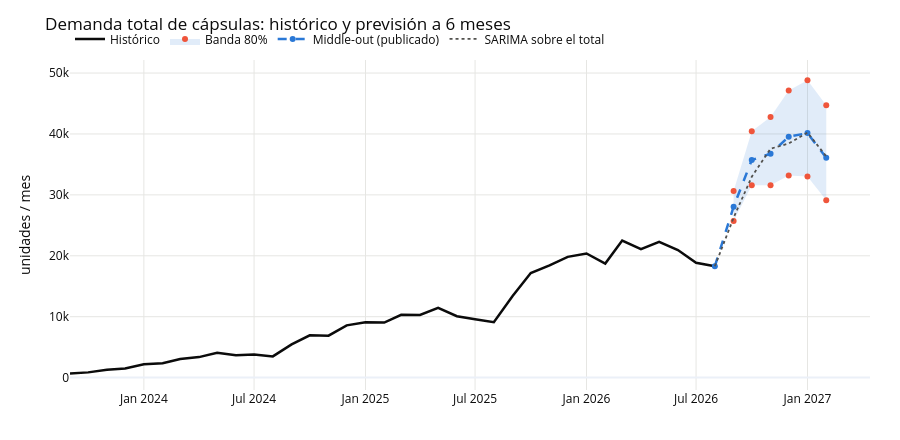
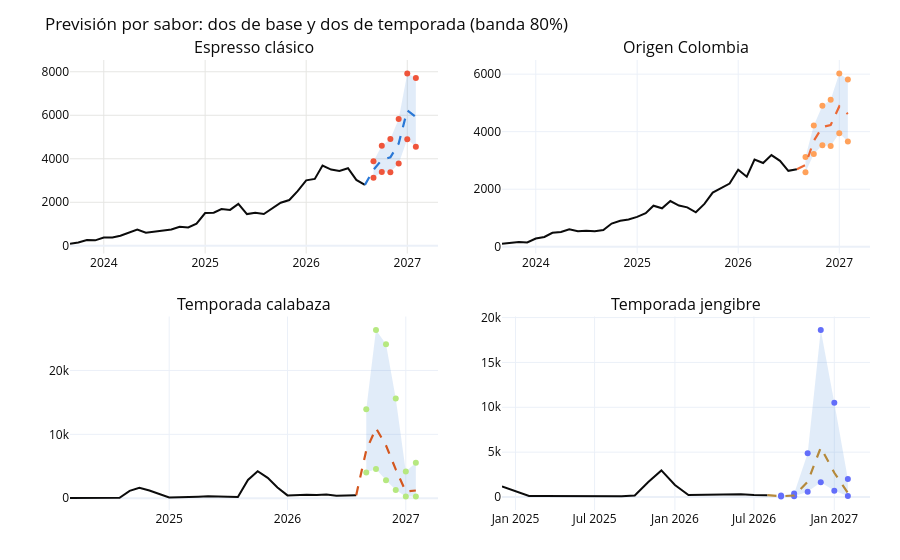

Notebook code cell kept with these figures, in order:
### Markdown cell above
En las diez series de base y en el total el factor de corrección se mueve entre 0,83 y 1,07: un
ajuste fino sobre un sesgo real y pequeño, que es para lo que se diseñó. En las dos de temporada pide
**multiplicar por más de dos**: 2,22 en Calabaza a un mes vista, y entre 1,96 y 2,12 en Jengibre a lo
largo de todo el horizonte.

Ese factor no mide un sesgo, es un artefacto de mezclar niveles incomparables. El sesgo relativo medio
sólo significa algo cuando los puntos que se promedian están en una escala parecida; en un SKU cuya
demanda oscila doce a uno, un error de 200 unidades en octubre y otro de 200 en enero dan errores
relativos que se diferencian en un orden de magnitud, y la media queda dominada por los meses de
valle. Aplicar ese factor subiría la previsión de Calabaza para septiembre de 7.500 a 16.700
unidades, casi seis veces lo que vendió el septiembre anterior.

Hay además un problema propio de Jengibre que ningún reescalado arregla: **su backtesting evalúa un
modelo peor del que se publica**. Cada pliegue entrena con 13 a 15 meses de histórico, mientras que
la previsión publicada tiene 21. El ×2,1 que pide es el sesgo del modelo de hace un año, no el del
que se está usando.

Así que el punto publicado es el del modelo, **sin corregir** —lo que además mantiene intacta la
coherencia entre las partes y el total— y el trabajo de absorber ese sesgo se le pasa a la banda: la
dispersión se mide **sin centrar** (error cuadrático medio del logaritmo del cociente, no desviación
típica alrededor de la media) y en escala logarítmica, que es la escala en la que está modelada la
serie y la única en la que una banda multiplicativa no puede bajar de cero.

### Code cell
from scipy.stats import norm

def log_band(result, level=INTERVAL_LEVEL):
    """
    Banda multiplicativa a partir de los errores walk-forward, en escala logarítmica.

    Dos diferencias con ts.empirical_interval, las dos deliberadas:
      - no se centra: s(h) sale del error cuadrático medio de log(y_pred / y_true) y no de su
        desviación típica, así que un modelo sesgado se paga con una banda más ancha en vez de
        con un reescalado del punto que en las series estacionales no es estimable;
      - se trabaja en logaritmos, que es como está modelada la serie y evita bandas negativas.

    La forma s(h) = a·raíz(h) es la misma de las páginas 2 y 3: agrupa los errores de todos los
    horizontes en vez de estimar seis desviaciones típicas con cinco puntos cada una.
    """
    pred = result.predictions
    log_error = np.log(pred.y_pred.to_numpy() / pred.y_true.to_numpy())
    a_squared = float(np.mean(log_error ** 2 / pred.h.to_numpy()))
    z = float(norm.ppf(0.5 + level / 2))
    sigma = np.sqrt(a_squared * horizons)
    return pd.DataFrame({"s_log": sigma,
                         "lower_factor": np.exp(-z * sigma),
                         "upper_factor": np.exp(z * sigma)}, index=horizons)

def with_band(point, result):
    band = log_band(result)
    return band, pd.DataFrame({"yhat": point,
                               "yhat_lower": point * band.lower_factor.to_numpy(),
                               "yhat_upper": point * band.upper_factor.to_numpy()},
                              index=future_months)

bands, flavor_forecast = {}, {}
for flavor in FLAVORS:
    bands[flavor], flavor_forecast[flavor] = with_band(
        published_parts[flavor], flavor_backtests[flavor]["middle_out_grupos"])
total_band, final_total = with_band(sum(published_parts.values()),
                                    total_backtests["middle_out_grupos"])
sarima_total = sarima_forecast(total_demand, FORECAST_HORIZON)

width = pd.DataFrame({**{FLAVOR_LABEL[f]: bands[f].upper_factor / bands[f].lower_factor
                         for f in FLAVORS},
                      "TOTAL": total_band.upper_factor / total_band.lower_factor})
print("Anchura de la banda 80%, como cociente extremo superior / extremo inferior:")
print(width.T.round(2).to_string())
print()
print("¿las partes suman el total?",
      bool(np.allclose(sum(f.yhat for f in flavor_forecast.values()).to_numpy(),
                       final_total.yhat.to_numpy())))
print()
summary_fc = pd.DataFrame({FLAVOR_LABEL[f]: flavor_forecast[f].yhat for f in FLAVORS},
                          index=future_months.strftime("%Y-%m"))
print("Previsión de unidades por sabor:")
print(summary_fc.round(0).T.to_string())
print()
print(f"total 6 meses: {final_total.yhat.sum():,.0f} unidades "
      f"[{final_total.yhat_lower.sum():,.0f} – {final_total.yhat_upper.sum():,.0f}]")

fig = go.Figure()
fig.add_trace(go.Scatter(x=total_demand.index, y=total_demand.to_numpy(), name="Histórico",
                         mode="lines", line=dict(color=C_INK, width=2.5)))
fig.add_trace(go.Scatter(x=[*future_months, *future_months[::-1]],
                         y=[*final_total.yhat_upper, *final_total.yhat_lower[::-1]],
                         fill="toself", fillcolor="rgba(42,120,214,0.14)", line=dict(width=0),
                         name="Banda 80%", hoverinfo="skip"))
fig.add_trace(go.Scatter(x=[total_demand.index[-1], *future_months],
                         y=[float(total_demand.iloc[-1]), *final_total.yhat],
                         name="Middle-out (publicado)", mode="lines+markers",
                         line=dict(color=C_BLUE, width=2.5, dash="dash")))
fig.add_trace(go.Scatter(x=[total_demand.index[-1], *future_months],
                         y=[float(total_demand.iloc[-1]), *sarima_total.yhat],
                         name="SARIMA sobre el total", mode="lines",
                         line=dict(color=C_MUTED, width=1.8, dash="dot")))
fig.update_layout(**{**PLOT_LAYOUT, "height": 440},
                  title="Demanda total de cápsulas: histórico y previsión a 6 meses",
                  yaxis_title="unidades / mes")
fig.show()

SHOWCASE = ("classic_espresso", "origin_colombia", "seasonal_pumpkin", "seasonal_gingerbread")
fig = make_subplots(rows=2, cols=2, vertical_spacing=0.14, horizontal_spacing=0.08,
                    subplot_titles=[FLAVOR_LABEL[f] for f in SHOWCASE])
for k, flavor in enumerate(SHOWCASE):
    r, c = divmod(k, 2)
    fc = flavor_forecast[flavor]
    hist = monthly[flavor][monthly[flavor] > 0]
    fig.add_trace(go.Scatter(x=hist.index, y=hist.to_numpy(), mode="lines",
                             line=dict(color=C_INK, width=2), showlegend=False), row=r + 1, col=c + 1)
    fig.add_trace(go.Scatter(x=[*fc.index, *fc.index[::-1]],
                             y=[*fc.yhat_upper, *fc.yhat_lower[::-1]], fill="toself",
                             fillcolor="rgba(42,120,214,0.14)", line=dict(width=0),
                             showlegend=False, hoverinfo="skip"), row=r + 1, col=c + 1)
    fig.add_trace(go.Scatter(x=[hist.index[-1], *fc.index], y=[float(hist.iloc[-1]), *fc.yhat],
                             mode="lines", line=dict(color=FLAVOR_COLOR[flavor], width=2.2,
                                                     dash="dash"),
                             showlegend=False), row=r + 1, col=c + 1)
fig.update_layout(**{**PLOT_LAYOUT, "height": 560, "hovermode": "closest"},
                  title="Previsión por sabor: dos de base y dos de temporada (banda 80%)")
fig.show()

### Figure 1 — Plotly figure (JSON) as saved in the notebook; plotly's stock layout.template omitted (floating-point values rounded to 4 significant figures)
{"data": [{"line": {"color": "#0b0b0b", "width": 2.5}, "mode": "lines", "name": "Histórico", "type": "scatter", "x": ["2023-09-01T00:00:00.000000", "2023-10-01T00:00:00.000000", "2023-11-01T00:00:00.000000", "2023-12-01T00:00:00.000000", "2024-01-01T00:00:00.000000", "2024-02-01T00:00:00.000000", "2024-03-01T00:00:00.000000", "2024-04-01T00:00:00.000000", "2024-05-01T00:00:00.000000", "2024-06-01T00:00:00.000000", "2024-07-01T00:00:00.000000", "2024-08-01T00:00:00.000000", "2024-09-01T00:00:00.000000", "2024-10-01T00:00:00.000000", "2024-11-01T00:00:00.000000", "2024-12-01T00:00:00.000000", "2025-01-01T00:00:00.000000", "2025-02-01T00:00:00.000000", "2025-03-01T00:00:00.000000", "2025-04-01T00:00:00.000000", "2025-05-01T00:00:00.000000", "2025-06-01T00:00:00.000000", "2025-07-01T00:00:00.000000", "2025-08-01T00:00:00.000000", "2025-09-01T00:00:00.000000", "2025-10-01T00:00:00.000000", "2025-11-01T00:00:00.000000", "2025-12-01T00:00:00.000000", "2026-01-01T00:00:00.000000", "2026-02-01T00:00:00.000000", "2026-03-01T00:00:00.000000", "2026-04-01T00:00:00.000000", "2026-05-01T00:00:00.000000", "2026-06-01T00:00:00.000000", "2026-07-01T00:00:00.000000", "2026-08-01T00:00:00.000000"], "y": [677.0, 861.0, 1296.0, 1502.0, 2179.0, 2348.0, 3059.0, 3369.0, 4095.0, 3676.0, 3813.0, 3485.0, 5458.0, 6937.0, 6882.0, 8576.0, 9082.0, 9040.0, 10310.0, 10300.0, 11440.0, 10090.0, 9581.0, 9112.0, 13380.0, 17170.0, 18420.0, 19830.0, 20380.0, 18730.0, 22510.0, 21080.0, 22300.0, 20950.0, 18860.0, 18280.0]}, {"fill": "toself", "fillcolor": "rgba(42,120,214,0.14)", "hoverinfo": "skip", "line": {"width": 0}, "name": "Banda 80%", "type": "scatter", "x": ["2026-09-01T00:00:00", "2026-10-01T00:00:00", "2026-11-01T00:00:00", "2026-12-01T00:00:00", "2027-01-01T00:00:00", "2027-02-01T00:00:00", "2027-02-01T00:00:00", "2027-01-01T00:00:00", "2026-12-01T00:00:00", "2026-11-01T00:00:00", "2026-10-01T00:00:00", "2026-09-01T00:00:00"], "y": [30630.0, 40430.0, 42770.0, 47120.0, 48820.0, 44700.0, 29110.0, 33000.0, 33200.0, 31580.0, 31560.0, 25710.0]}, {"line": {"color": "#2a78d6", "dash": "dash", "width": 2.5}, "mode": "lines+markers", "name": "Middle-out (publicado)", "type": "scatter", "x": ["2026-08-01T00:00:00", "2026-09-01T00:00:00", "2026-10-01T00:00:00", "2026-11-01T00:00:00", "2026-12-01T00:00:00", "2027-01-01T00:00:00", "2027-02-01T00:00:00"], "y": [18280.0, 28060.0, 35720.0, 36760.0, 39550.0, 40140.0, 36080.0]}, {"line": {"color": "#52514e", "dash": "dot", "width": 1.8}, "mode": "lines", "name": "SARIMA sobre el total", "type": "scatter", "x": ["2026-08-01T00:00:00", "2026-09-01T00:00:00", "2026-10-01T00:00:00", "2026-11-01T00:00:00", "2026-12-01T00:00:00", "2027-01-01T00:00:00", "2027-02-01T00:00:00"], "y": [18280.0, 26250.0, 32990.0, 37580.0, 38440.0, 40230.0, 36330.0]}], "layout": {"font": {"color": "#0b0b0b", "size": 12}, "height": 440, "hovermode": "x unified", "legend": {"orientation": "h", "x": 0, "y": 1.02, "yanchor": "bottom"}, "margin": {"b": 50, "l": 70, "r": 30, "t": 60}, "title": {"text": "Demanda total de cápsulas: histórico y previsión a 6 meses"}, "xaxis": {"gridcolor": "#e6e6e3"}, "yaxis": {"gridcolor": "#e6e6e3", "title": {"text": "unidades / mes"}}}}

### Figure 2 — Plotly figure (JSON) as saved in the notebook; plotly's stock layout.template omitted (floating-point values rounded to 4 significant figures)
{"data": [{"line": {"color": "#0b0b0b", "width": 2}, "mode": "lines", "showlegend": false, "type": "scatter", "x": ["2023-09-01T00:00:00.000000", "2023-10-01T00:00:00.000000", "2023-11-01T00:00:00.000000", "2023-12-01T00:00:00.000000", "2024-01-01T00:00:00.000000", "2024-02-01T00:00:00.000000", "2024-03-01T00:00:00.000000", "2024-04-01T00:00:00.000000", "2024-05-01T00:00:00.000000", "2024-06-01T00:00:00.000000", "2024-07-01T00:00:00.000000", "2024-08-01T00:00:00.000000", "2024-09-01T00:00:00.000000", "2024-10-01T00:00:00.000000", "2024-11-01T00:00:00.000000", "2024-12-01T00:00:00.000000", "2025-01-01T00:00:00.000000", "2025-02-01T00:00:00.000000", "2025-03-01T00:00:00.000000", "2025-04-01T00:00:00.000000", "2025-05-01T00:00:00.000000", "2025-06-01T00:00:00.000000", "2025-07-01T00:00:00.000000", "2025-08-01T00:00:00.000000", "2025-09-01T00:00:00.000000", "2025-10-01T00:00:00.000000", "2025-11-01T00:00:00.000000", "2025-12-01T00:00:00.000000", "2026-01-01T00:00:00.000000", "2026-02-01T00:00:00.000000", "2026-03-01T00:00:00.000000", "2026-04-01T00:00:00.000000", "2026-05-01T00:00:00.000000", "2026-06-01T00:00:00.000000", "2026-07-01T00:00:00.000000", "2026-08-01T00:00:00.000000"], "xaxis": "x", "y": [91.0, 156.0, 265.0, 251.0, 378.0, 383.0, 461.0, 622.0, 747.0, 604.0, 650.0, 668.0, 747.0, 879.0, 841.0, 1019.0, 1505.0, 1522.0, 1692.0, 1651.0, 1926.0, 1458.0, 1522.0, 1463.0, 1745.0, 1982.0, 2105.0, 2509.0, 3009.0, 3076.0, 3691.0, 3504.0, 3436.0, 3563.0, 3027.0, 2802.0], "yaxis": "y"}, {"fill": "toself", "fillcolor": "rgba(42,120,214,0.14)", "hoverinfo": "skip", "line": {"width": 0}, "showlegend": false, "type": "scatter", "x": ["2026-09-01T00:00:00", "2026-10-01T00:00:00", "2026-11-01T00:00:00", "2026-12-01T00:00:00", "2027-01-01T00:00:00", "2027-02-01T00:00:00", "2027-02-01T00:00:00", "2027-01-01T00:00:00", "2026-12-01T00:00:00", "2026-11-01T00:00:00", "2026-10-01T00:00:00", "2026-09-01T00:00:00"], "xaxis": "x", "y": [3886.0, 4600.0, 4906.0, 5826.0, 7923.0, 7713.0, 4549.0, 4893.0, 3786.0, 3377.0, 3392.0, 3132.0], "yaxis": "y"}, {"line": {"color": "#2a78d6", "dash": "dash", "width": 2.2}, "mode": "lines", "showlegend": false, "type": "scatter", "x": ["2026-08-01T00:00:00", "2026-09-01T00:00:00", "2026-10-01T00:00:00", "2026-11-01T00:00:00", "2026-12-01T00:00:00", "2027-01-01T00:00:00", "2027-02-01T00:00:00"], "xaxis": "x", "y": [2802.0, 3489.0, 3950.0, 4070.0, 4696.0, 6227.0, 5924.0], "yaxis": "y"}, {"line": {"color": "#0b0b0b", "width": 2}, "mode": "lines", "showlegend": false, "type": "scatter", "x": ["2023-09-01T00:00:00.000000", "2023-10-01T00:00:00.000000", "2023-11-01T00:00:00.000000", "2023-12-01T00:00:00.000000", "2024-01-01T00:00:00.000000", "2024-02-01T00:00:00.000000", "2024-03-01T00:00:00.000000", "2024-04-01T00:00:00.000000", "2024-05-01T00:00:00.000000", "2024-06-01T00:00:00.000000", "2024-07-01T00:00:00.000000", "2024-08-01T00:00:00.000000", "2024-09-01T00:00:00.000000", "2024-10-01T00:00:00.000000", "2024-11-01T00:00:00.000000", "2024-12-01T00:00:00.000000", "2025-01-01T00:00:00.000000", "2025-02-01T00:00:00.000000", "2025-03-01T00:00:00.000000", "2025-04-01T00:00:00.000000", "2025-05-01T00:00:00.000000", "2025-06-01T00:00:00.000000", "2025-07-01T00:00:00.000000", "2025-08-01T00:00:00.000000", "2025-09-01T00:00:00.000000", "2025-10-01T00:00:00.000000", "2025-11-01T00:00:00.000000", "2025-12-01T00:00:00.000000", "2026-01-01T00:00:00.000000", "2026-02-01T00:00:00.000000", "2026-03-01T00:00:00.000000", "2026-04-01T00:00:00.000000", "2026-05-01T00:00:00.000000", "2026-06-01T00:00:00.000000", "2026-07-01T00:00:00.000000", "2026-08-01T00:00:00.000000"], "xaxis": "x2", "y": [101.0, 126.0, 161.0, 150.0, 287.0, 339.0, 484.0, 512.0, 606.0, 539.0, 556.2, 540.0, 580.0, 806.0, 903.0, 947.0, 1036.0, 1167.0, 1426.0, 1336.0, 1590.0, 1430.0, 1370.0, 1197.0, 1490.0, 1883.0, 2046.0, 2197.0, 2676.0, 2433.0, 3034.0, 2910.0, 3186.0, 2987.0, 2640.0, 2697.0], "yaxis": "y2"}, {"fill": "toself", "fillcolor": "rgba(42,120,214,0.14)", "hoverinfo": "skip", "line": {"width": 0}, "showlegend": false, "type": "scatter", "x": ["2026-09-01T00:00:00", "2026-10-01T00:00:00", "2026-11-01T00:00:00", "2026-12-01T00:00:00", "2027-01-01T00:00:00", "2027-02-01T00:00:00", "2027-02-01T00:00:00", "2027-01-01T00:00:00", "2026-12-01T00:00:00", "2026-11-01T00:00:00", "2026-10-01T00:00:00", "2026-09-01T00:00:00"], "xaxis": "x2", "y": [3123.0, 4212.0, 4898.0, 5114.0, 6026.0, 5814.0, 3660.0, 3949.0, 3505.0, 3531.0, 3224.0, 2585.0], "yaxis": "y2"}, {"line": {"color": "#eb6834", "dash": "dash", "width": 2.2}, "mode": "lines", "showlegend": false, "type": "scatter", "x": ["2026-08-01T00:00:00", "2026-09-01T00:00:00", "2026-10-01T00:00:00", "2026-11-01T00:00:00", "2026-12-01T00:00:00", "2027-01-01T00:00:00", "2027-02-01T00:00:00"], "xaxis": "x2", "y": [2697.0, 2841.0, 3685.0, 4159.0, 4233.0, 4878.0, 4613.0], "yaxis": "y2"}, {"line": {"color": "#0b0b0b", "width": 2}, "mode": "lines", "showlegend": false, "type": "scatter", "x": ["2024-03-01T00:00:00.000000", "2024-04-01T00:00:00.000000", "2024-05-01T00:00:00.000000", "2024-06-01T00:00:00.000000", "2024-07-01T00:00:00.000000", "2024-08-01T00:00:00.000000", "2024-09-01T00:00:00.000000", "2024-10-01T00:00:00.000000", "2024-11-01T00:00:00.000000", "2024-12-01T00:00:00.000000", "2025-01-01T00:00:00.000000", "2025-02-01T00:00:00.000000", "2025-03-01T00:00:00.000000", "2025-04-01T00:00:00.000000", "2025-05-01T00:00:00.000000", "2025-06-01T00:00:00.000000", "2025-07-01T00:00:00.000000", "2025-08-01T00:00:00.000000", "2025-09-01T00:00:00.000000", "2025-10-01T00:00:00.000000", "2025-11-01T00:00:00.000000", "2025-12-01T00:00:00.000000", "2026-01-01T00:00:00.000000", "2026-02-01T00:00:00.000000", "2026-03-01T00:00:00.000000", "2026-04-01T00:00:00.000000", "2026-05-01T00:00:00.000000", "2026-06-01T00:00:00.000000", "2026-07-01T00:00:00.000000", "2026-08-01T00:00:00.000000"], "xaxis": "x3", "y": [32.0, 60.0, 97.0, 92.0, 56.0, 80.0, 1156.0, 1650.0, 1213.0, 730.0, 117.0, 148.0, 244.0, 248.0, 308.0, 238.0, 250.0, 198.0, 2863.0, 4222.0, 3198.0, 1698.0, 450.0, 503.6, 558.3, 493.0, 569.0, 412.0, 431.0, 488.0], "yaxis": "y3"}, {"fill": "toself", "fillcolor": "rgba(42,120,214,0.14)", "hoverinfo": "skip", "line": {"width": 0}, "showlegend": false, "type": "scatter", "x": ["2026-09-01T00:00:00", "2026-10-01T00:00:00", "2026-11-01T00:00:00", "2026-12-01T00:00:00", "2027-01-01T00:00:00", "2027-02-01T00:00:00", "2027-02-01T00:00:00", "2027-01-01T00:00:00", "2026-12-01T00:00:00", "2026-11-01T00:00:00", "2026-10-01T00:00:00", "2026-09-01T00:00:00"], "xaxis": "x3", "y": [13940.0, 26340.0, 24100.0, 15600.0, 4204.0, 5541.0, 266.9, 263.7, 1311.0, 2822.0, 4571.0, 4040.0], "yaxis": "y3"}, {"line": {"color": "#d4571f", "dash": "dash", "width": 2.2}, "mode": "lines", "showlegend": false, "type": "scatter", "x": ["2026-08-01T00:00:00", "2026-09-01T00:00:00", "2026-10-01T00:00:00", "2026-11-01T00:00:00", "2026-12-01T00:00:00", "2027-01-01T00:00:00", "2027-02-01T00:00:00"], "xaxis": "x3", "y": [488.0, 7504.0, 10970.0, 8248.0, 4523.0, 1053.0, 1216.0], "yaxis": "y3"}, {"line": {"color": "#0b0b0b", "width": 2}, "mode": "lines", "showlegend": false, "type": "scatter", "x": ["2024-12-01T00:00:00.000000", "2025-01-01T00:00:00.000000", "2025-02-01T00:00:00.000000", "2025-03-01T00:00:00.000000", "2025-04-01T00:00:00.000000", "2025-05-01T00:00:00.000000", "2025-06-01T00:00:00.000000", "2025-07-01T00:00:00.000000", "2025-08-01T00:00:00.000000", "2025-09-01T00:00:00.000000", "2025-10-01T00:00:00.000000", "2025-11-01T00:00:00.000000", "2025-12-01T00:00:00.000000", "2026-01-01T00:00:00.000000", "2026-02-01T00:00:00.000000", "2026-03-01T00:00:00.000000", "2026-04-01T00:00:00.000000", "2026-05-01T00:00:00.000000", "2026-06-01T00:00:00.000000", "2026-07-01T00:00:00.000000", "2026-08-01T00:00:00.000000"], "xaxis": "x4", "y": [1183.0, 619.0, 117.0, 123.0, 110.0, 112.0, 151.0, 117.0, 106.0, 86.0, 168.0, 1665.0, 2959.0, 1342.0, 226.0, 248.0, 233.0, 265.0, 299.0, 211.0, 206.0], "yaxis": "y4"}, {"fill": "toself", "fillcolor": "rgba(42,120,214,0.14)", "hoverinfo": "skip", "line": {"width": 0}, "showlegend": false, "type": "scatter", "x": ["2026-09-01T00:00:00", "2026-10-01T00:00:00", "2026-11-01T00:00:00", "2026-12-01T00:00:00", "2027-01-01T00:00:00", "2027-02-01T00:00:00", "2027-02-01T00:00:00", "2027-01-01T00:00:00", "2026-12-01T00:00:00", "2026-11-01T00:00:00", "2026-10-01T00:00:00", "2026-09-01T00:00:00"], "xaxis": "x4", "y": [154.9, 381.3, 4870.0, 18620.0, 10500.0, 2015.0, 102.4, 692.1, 1636.0, 592.6, 68.29, 45.91], "yaxis": "y4"}, {"line": {"color": "#b5893b", "dash": "dash", "width": 2.2}, "mode": "lines", "showlegend": false, "type": "scatter", "x": ["2026-08-01T00:00:00", "2026-09-01T00:00:00", "2026-10-01T00:00:00", "2026-11-01T00:00:00", "2026-12-01T00:00:00", "2027-01-01T00:00:00", "2027-02-01T00:00:00"], "xaxis": "x4", "y": [206.0, 84.33, 161.4, 1699.0, 5519.0, 2696.0, 454.3], "yaxis": "y4"}], "layout": {"annotations": [{"font": {"size": 16}, "showarrow": false, "text": "Espresso clásico", "x": 0.23, "xanchor": "center", "xref": "paper", "y": 1.0, "yanchor": "bottom", "yref": "paper"}, {"font": {"size": 16}, "showarrow": false, "text": "Origen Colombia", "x": 0.77, "xanchor": "center", "xref": "paper", "y": 1.0, "yanchor": "bottom", "yref": "paper"}, {"font": {"size": 16}, "showarrow": false, "text": "Temporada calabaza", "x": 0.23, "xanchor": "center", "xref": "paper", "y": 0.43, "yanchor": "bottom", "yref": "paper"}, {"font": {"size": 16}, "showarrow": false, "text": "Temporada jengibre", "x": 0.77, "xanchor": "center", "xref": "paper", "y": 0.43, "yanchor": "bottom", "yref": "paper"}], "font": {"color": "#0b0b0b", "size": 12}, "height": 560, "hovermode": "closest", "legend": {"orientation": "h", "x": 0, "y": 1.02, "yanchor": "bottom"}, "margin": {"b": 50, "l": 70, "r": 30, "t": 60}, "title": {"text": "Previsión por sabor: dos de base y dos de temporada (banda 80%)"}, "xaxis": {"anchor": "y", "domain": [0.0, 0.46], "gridcolor": "#e6e6e3"}, "xaxis2": {"anchor": "y2", "domain": [0.54, 1.0]}, "xaxis3": {"anchor": "y3", "domain": [0.0, 0.46]}, "xaxis4": {"anchor": "y4", "domain": [0.54, 1.0]}, "yaxis": {"anchor": "x", "domain": [0.57, 1.0], "gridcolor": "#e6e6e3"}, "yaxis2": {"anchor": "x2", "domain": [0.57, 1.0]}, "yaxis3": {"anchor": "x3", "domain": [0.0, 0.43]}, "yaxis4": {"anchor": "x4", "domain": [0.0, 0.43]}}}
